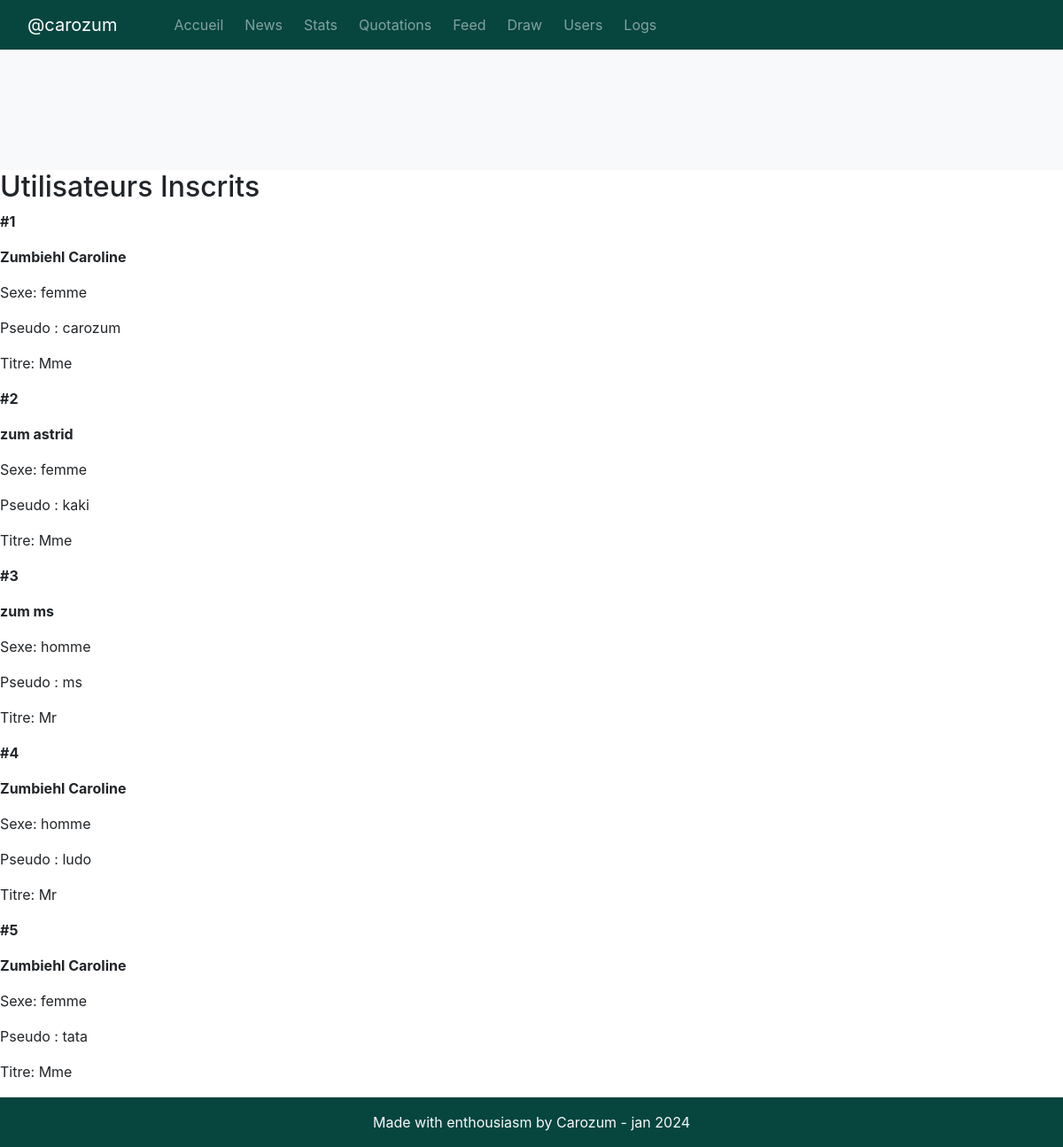
The app's page /utilisateurs-inscrits with its own data.
### models.py (models this page shows)
class User(db.Model):
    id = db.Column(db.Integer, primary_key=True, autoincrement=True)
    prenom = db.Column('Prenom', db.String())
    nom = db.Column('Nom', db.String())
    sexe = db.Column('Sexe', db.String())
    pseudo = db.Column('Pseudo', db.String())
    titre = db.Column('Titre', db.String())

### app.py (the view)
@app.route('/utilisateurs-inscrits')
def utilisateurs_inscrits():
    users = User.query.all()
    return render_template("utilisateurs-inscrits.html", users=users)

### templates/utilisateurs-inscrits.html (shortened to what this page needs)
{% extends 'layout.html' %}
{% block content %}
<h1>Utilisateurs Inscrits</h1>
<div class="content">
    {% for user in users %}
    <div class="user">
        <p><b>#{{ user.id }}</b></p>
        <b>
            <p class="name">{{ user.nom }} {{ user.prenom }}</p>
        </b>
        <p>Sexe: {{ user.sexe }}</p>
        <p>Pseudo : {{ user.pseudo }}</p>
        <p>Titre: {{ user.titre }}</p>
    </div>
    {% endfor %}
</div>
{% endblock %}

### records on screen
User: id "1", nom "Zumbiehl", prenom "Caroline", sexe "femme", pseudo "carozum", titre "Mme"
User: id "2", nom "zum", prenom "astrid", sexe "femme", pseudo "kaki", titre "Mme"
User: id "3", nom "zum", prenom "ms", sexe "homme", pseudo "ms", titre "Mr"
User: id "4", nom "Zumbiehl", prenom "Caroline", sexe "homme", pseudo "ludo", titre "Mr"
User: id "5", nom "Zumbiehl", prenom "Caroline", sexe "femme", pseudo "tata", titre "Mme"
